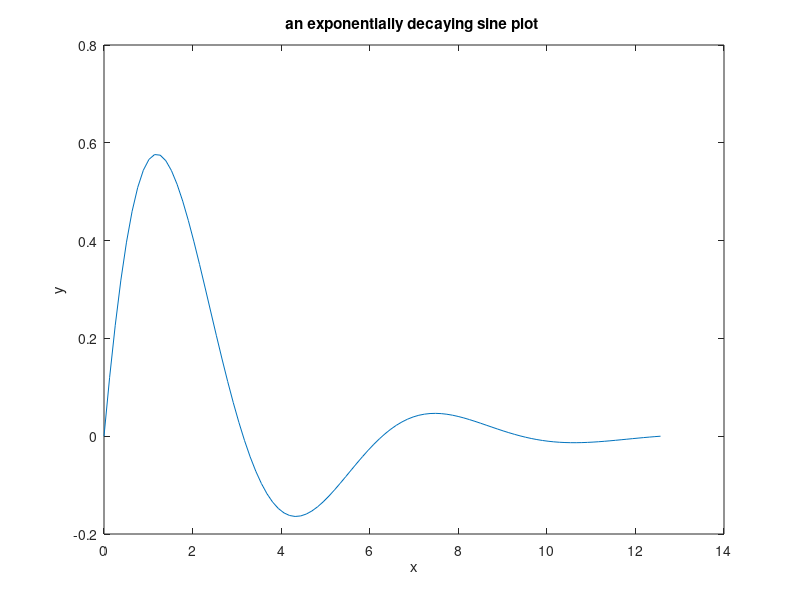

Here is the MATLAB script that generated this plot:
x =linspace(0,4*pi,100);
y = exp(-0.4*x).*sin(x);
plot(x,y)
xlabel('x')
ylabel('y')
title('an exponentially decaying sine plot ')
print
